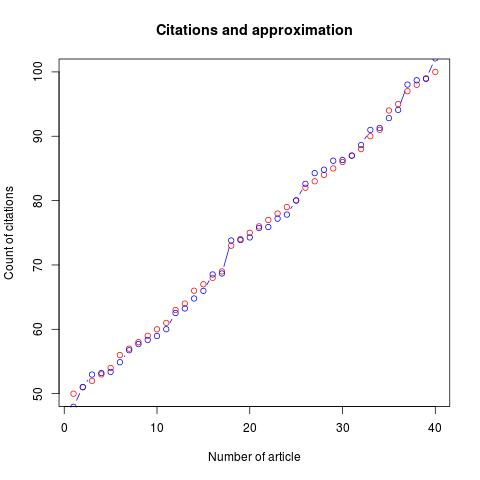

Write R code to recreate this figure.
print("Olooooo11")

Z = read.csv("./approx.csv", header=FALSE, sep=";")
real_data <- Z[1,]
approx_data <- Z[2,]
xs <- 1:length(Z[1,])
aps <- 1:length(Z[2,])

print(Z)

jpeg("./graph.jpg")
plot(xs, real_data, type="p", xlab="Number of article", ylab="Count of citations", main="Citations and approximation", col="red")
lines(aps, approx_data, type="b", col="blue")
dev.off()
